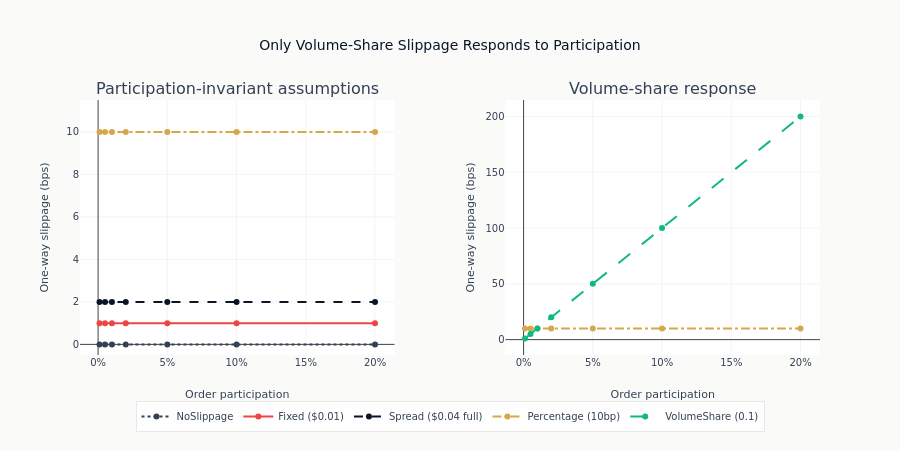

Here is the notebook cell this chart was saved with:
### Markdown cell above
### Add the Participation-Sensitive Panel

The percentage curve supplies a constant 10 bps reference beside the
volume-share response and makes their computed crossover visible.

### Code cell
for name in ["Percentage (10bp)", "VolumeShare (0.1)"]:
    subset = slippage_df.filter(pl.col("model") == name)
    color, dash = slippage_styles[name]
    fig.add_trace(
        go.Scatter(
            x=subset["participation"].to_list(),
            y=subset["cost_bps"].to_list(),
            name=name,
            mode="lines+markers",
            line=dict(color=color, dash=dash),
            showlegend=name == "VolumeShare (0.1)",
            hovertemplate="Participation: %{x:.1%}<br>Slippage: %{y:.2f} bps"
            "<extra>%{fullData.name}</extra>",
        ),
        row=1,
        col=2,
    )
fig.update_xaxes(title_text="Order participation", tickformat=".0%", row=1, col=1)
fig.update_xaxes(title_text="Order participation", tickformat=".0%", row=1, col=2)
fig.update_yaxes(title_text="One-way slippage (bps)", range=[-0.5, 11.5], row=1, col=1)
fig.update_yaxes(title_text="One-way slippage (bps)", row=1, col=2)
fig.update_layout(
    title="Only Volume-Share Slippage Responds to Participation",
    height=450,
    legend=dict(orientation="h", yanchor="top", y=-0.18, xanchor="center", x=0.5),
    margin=dict(b=95),
)
fig.show()

### Figure 1 — Plotly figure (JSON) as saved in the notebook; plotly's stock layout.template omitted (floating-point values rounded to 4 significant figures)
{"data": [{"hovertemplate": "Participation: %{x:.1%}<br>Slippage: %{y:.2f} bps<extra>%{fullData.name}</extra>", "line": {"color": "#334155", "dash": "dot"}, "mode": "lines+markers", "name": "NoSlippage", "type": "scatter", "x": [0.001, 0.005, 0.01, 0.02, 0.05, 0.1, 0.2], "xaxis": "x", "y": [0.0, 0.0, 0.0, 0.0, 0.0, 0.0, 0.0], "yaxis": "y"}, {"hovertemplate": "Participation: %{x:.1%}<br>Slippage: %{y:.2f} bps<extra>%{fullData.name}</extra>", "line": {"color": "#ef4444", "dash": "solid"}, "mode": "lines+markers", "name": "Fixed ($0.01)", "type": "scatter", "x": [0.001, 0.005, 0.01, 0.02, 0.05, 0.1, 0.2], "xaxis": "x", "y": [1.0, 1.0, 1.0, 1.0, 1.0, 1.0, 1.0], "yaxis": "y"}, {"hovertemplate": "Participation: %{x:.1%}<br>Slippage: %{y:.2f} bps<extra>%{fullData.name}</extra>", "line": {"color": "#0a1628", "dash": "dash"}, "mode": "lines+markers", "name": "Spread ($0.04 full)", "type": "scatter", "x": [0.001, 0.005, 0.01, 0.02, 0.05, 0.1, 0.2], "xaxis": "x", "y": [2.0, 2.0, 2.0, 2.0, 2.0, 2.0, 2.0], "yaxis": "y"}, {"hovertemplate": "Participation: %{x:.1%}<br>Slippage: %{y:.2f} bps<extra>%{fullData.name}</extra>", "line": {"color": "#D4A84B", "dash": "dashdot"}, "mode": "lines+markers", "name": "Percentage (10bp)", "type": "scatter", "x": [0.001, 0.005, 0.01, 0.02, 0.05, 0.1, 0.2], "xaxis": "x", "y": [10.0, 10.0, 10.0, 10.0, 10.0, 10.0, 10.0], "yaxis": "y"}, {"hovertemplate": "Participation: %{x:.1%}<br>Slippage: %{y:.2f} bps<extra>%{fullData.name}</extra>", "line": {"color": "#D4A84B", "dash": "dashdot"}, "mode": "lines+markers", "name": "Percentage (10bp)", "showlegend": false, "type": "scatter", "x": [0.001, 0.005, 0.01, 0.02, 0.05, 0.1, 0.2], "xaxis": "x2", "y": [10.0, 10.0, 10.0, 10.0, 10.0, 10.0, 10.0], "yaxis": "y2"}, {"hovertemplate": "Participation: %{x:.1%}<br>Slippage: %{y:.2f} bps<extra>%{fullData.name}</extra>", "line": {"color": "#10b981", "dash": "longdash"}, "mode": "lines+markers", "name": "VolumeShare (0.1)", "showlegend": true, "type": "scatter", "x": [0.001, 0.005, 0.01, 0.02, 0.05, 0.1, 0.2], "xaxis": "x2", "y": [1.0, 5.0, 10.0, 20.0, 50.0, 100.0, 200.0], "yaxis": "y2"}], "layout": {"annotations": [{"font": {"size": 16}, "showarrow": false, "text": "Participation-invariant assumptions", "x": 0.2125, "xanchor": "center", "xref": "paper", "y": 1.0, "yanchor": "bottom", "yref": "paper"}, {"font": {"size": 16}, "showarrow": false, "text": "Volume-share response", "x": 0.7875, "xanchor": "center", "xref": "paper", "y": 1.0, "yanchor": "bottom", "yref": "paper"}], "height": 450, "legend": {"orientation": "h", "x": 0.5, "xanchor": "center", "y": -0.18, "yanchor": "top"}, "margin": {"b": 95}, "title": {"text": "Only Volume-Share Slippage Responds to Participation"}, "xaxis": {"anchor": "y", "domain": [0.0, 0.425], "tickformat": ".0%", "title": {"text": "Order participation"}}, "xaxis2": {"anchor": "y2", "domain": [0.575, 1.0], "tickformat": ".0%", "title": {"text": "Order participation"}}, "yaxis": {"anchor": "x", "domain": [0.0, 1.0], "range": [-0.5, 11.5], "title": {"text": "One-way slippage (bps)"}}, "yaxis2": {"anchor": "x2", "domain": [0.0, 1.0], "title": {"text": "One-way slippage (bps)"}}}}
